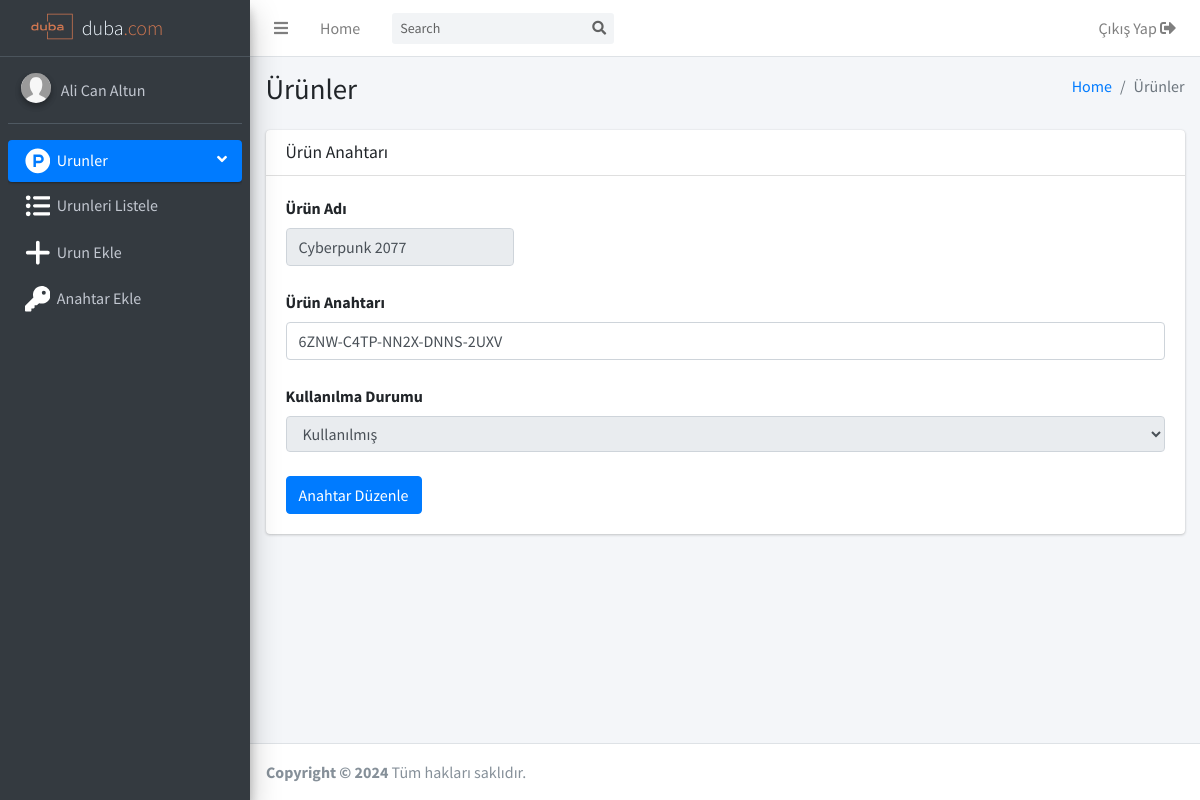
The app's page /duba/yonetimpaneli/anahtar_duzenle.php?id=2 (signed in) with its own data.
### tables this page shows
CREATE TABLE IF NOT EXISTS `anahtarlar` (
  `anahtar_id` int NOT NULL AUTO_INCREMENT,
  `urun_id` int DEFAULT NULL,
  `urun_anahtarKodu` varchar(30) NOT NULL,
  `kullanilma_durumu` bit(1) DEFAULT b'0',
  PRIMARY KEY (`anahtar_id`),
  KEY `urun_id` (`urun_id`)
);

CREATE TABLE IF NOT EXISTS `urunler` (
  `urun_id` int NOT NULL AUTO_INCREMENT,
  `urun_adi` varchar(40) NOT NULL,
  `urun_fiyat` decimal(10,2) NOT NULL,
  `urun_indirimDurumu` bit(1) DEFAULT b'0',
  `urun_indirimsizFiyat` decimal(10,2) DEFAULT NULL,
  `urun_img` varchar(255) NOT NULL,
  `urun_gosterilmeSayisi` int NOT NULL,
  PRIMARY KEY (`urun_id`)
);

### duba/yonetimpaneli/anahtar_duzenle.php (the view, shortened to what this page needs)
<?php
include 'ust.php';
include 'menu.php';
$id = isset($_GET['id']) ? $_GET['id'] : null;
?>
<div class="content-wrapper">
    <section class="content-header">
        <div class="container-fluid">
            <div class="row mb-2">
                <div class="col-sm-6">
                    <h1>Ürünler</h1>
                </div>
                <div class="col-sm-6">
                    <ol class="breadcrumb float-sm-right">
                        <li class="breadcrumb-item"><a href="#">Home</a></li>
                        <li class="breadcrumb-item active">Ürünler</li>
                    </ol>
                </div>
            </div>
        </div>
    </section>
    <?php
    $sql = "SELECT * FROM anahtarlar LEFT JOIN urunler ON anahtarlar.urun_id = urunler.urun_id  WHERE anahtar_id = $id";
    $result = mysqli_query($conn, $sql);
    $row = mysqli_fetch_assoc($result);
    ?>
    <section class="content">
        <div class="container-fluid">
            <div class="row">
                <div class="col-12">
                    <div class="card">
                        <div class="card-header">
                            <h3 class="card-title">Ürün Anahtarı</h3>
                        </div>
                        <div class="card-body">
                            <form action="anahtar_duzenle.php?id=<?php echo $id ?>" method="POST">
                                <label for="">Ürün Adı</label>
                                <input style="width: 26%;" type="text" class="form-control" value="<?php echo $row["urun_adi"] ?>" disabled> </br>
                                <label for="">Ürün Anahtarı</label>
                                <input type="text" class="form-control" name="anahtar_kodu" placeholder="Anahtar kodunu '####-####-####-####-####' şeklinde girmelisiniz." pattern=".{24,24}" required title="Girdiğiniz değer 24 karakter uzunluğunda olmalıdır." value="<?php echo $row["urun_anahtarKodu"] ?>" required> </br>
                                <label for="">Kullanılma Durumu</label>
                                <select class="form-control select2"  style="width: 100%;" disabled>
                                    <option <?php if ($row["kullanilma_durumu"] == 1) echo "selected" ?>>Kullanılmış</option>
                                </select> </br>
                                <button type="submit" class="btn btn-primary">Anahtar Düzenle</button>
                            </form>
                        </div>
                    </div>
                </div>
            </div>
        </div>
</div>
</div>
<?php
include 'alt.php';
?>

### duba/yonetimpaneli/ust.php (style rules this page uses)
.form-control { height: initial; }

### records on screen
anahtarlar: urun.urun_adi "Cyberpunk 2077", anahtar_kodu "6ZNW-C4TP-NN2X-DNNS-2UXV", kullanilma_durumu "Kullanılmış"

### other values on screen
$_SESSION['adsoyad'] "Ali Can Altun"
